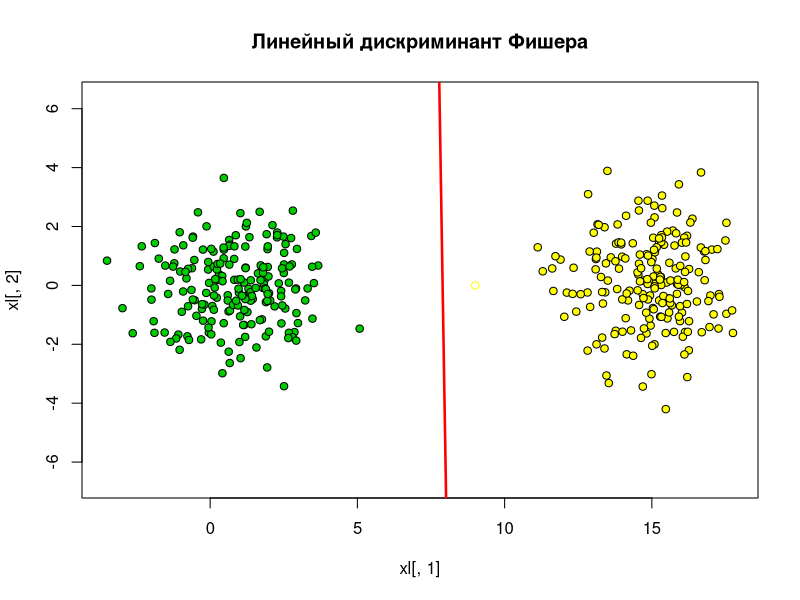

This figure's R source:
library(MASS)

get_mu <- function(xl)
{

	m <- dim(xl)[2]
	mu <- matrix(NA, 1, m)
	
	for(i in 1:m)
	{
		mu[1,i] <- mean(xl[,i])
	}
	
	return(mu)
	
}

get_matrix <- function(xl1,xl2,mu1,mu2)
{

	n <- dim(xl1)[1]
	m <- dim(xl2)[1]
	nm <- n+m
	col <- dim(xl1)[2]
	sigma <- matrix(0, col, col)
	for(i in 1:n)
	{
		sigma <- sigma + (t(xl1[i,]-mu1) %*% (xl1[i,]-mu1))
	}

	for(i in 1:m)
	{
		sigma <- sigma + (t(xl2[i,]-mu2) %*% (xl2[i,]-mu2))
	}
	return(sigma/(nm+2))

}

get_coef <- function(mu1,mu2,sigma1,sigma2)
{
	determ1 <-det(sigma1)
  	determ2 <-det(sigma2)
	  
	a <- c(sigma1[2,2]/determ1,sigma2[2,2]/determ2)
  	b <- c(-sigma1[2,1]/determ1,-sigma2[2,1]/determ2)
  	c <- c(-sigma1[1,2]/determ1,-sigma2[1,2]/determ2)
  	d <- c(sigma1[1,1]/determ1,sigma2[1,1]/determ2)


  	D <- -2*mu1[1]*a[1]-2*mu1[2]*b[1]-mu1[1]*c[1]+2*mu2[1]*a[2]+b[2]*mu2[1]+mu2[2]*c[2]
  	E <- -mu1[1]*b[1]-mu1[1]*c[1]-d[1]*2*mu1[2]+b[2]*mu2[1]+c[2]*mu2[1]+2*mu2[2]*d[2]
	F <-  -log(abs(determ1)) + log(abs(determ2)) + 
		mu1[1]*mu1[1]*a[1]+(b[1]+c[1])*mu1[1]*mu1[2]+d[1]*mu1[2]*mu1[2]-
		mu2[1]*mu2[1]*a[2]-(b[2]+c[2])*mu2[1]*mu2[2]-d[2]*mu2[2]*mu2[2]
	
	func <- function(x, y) {
		x*D + y*E + F
	}
	
	return(func)
	
}


c <- 200
sigma1 <- matrix(c(2, 0, 0, 2), 2, 2)
sigma2 <- matrix(c(2, 0, 0, 2), 2, 2)

mu1 <- c(1, 0)
mu2 <- c(15, 0)

xy1 <- mvrnorm(n=c, mu1, sigma1)
xy2 <- mvrnorm(n=c, mu2, sigma2)
xl <- rbind(cbind(xy1, 1), cbind(xy2, 2))

colors <- c("green3", "yellow")
plot(xl[,1], xl[,2], pch = 21, bg = colors[xl[,3]], asp = 1, main = "Линейный дискриминант Фишера")

first <- xl[xl[,3] == 1, 1:2]
second <- xl[xl[,3] == 2, 1:2]

mu1 <- get_mu(first)
mu2 <- get_mu(second)
sigma <- get_matrix(first,second,mu1,mu2)

f <- get_coef(mu1,mu2,sigma,sigma)
x <- y <- seq(-10, 20, len = 100)
z <- outer(x, y, f)
contour(x, y, z, levels = 0, drawlabels = FALSE, lwd = 2.5, col = "red", add = TRUE)

l  <-  c(9,0)
otv <- outer(l[1],l[2],f)
class <- 2
if(otv<0) {
	class <- 1
}

points(l[1],l[2],pch = 21, col=colors[class], asp = 1)